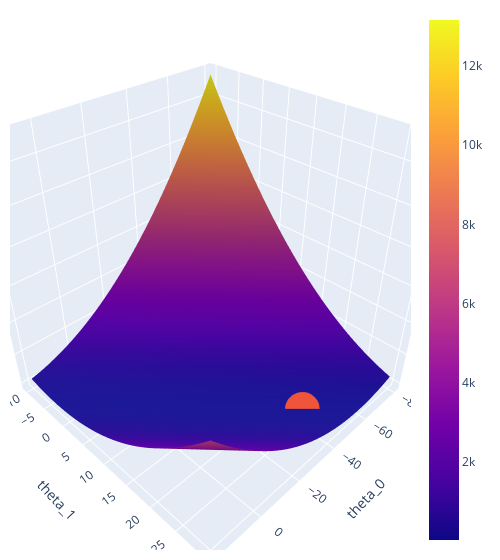

Write notebook code for a chart like this one.
### Markdown cell above
The average loss for the SLR model using L2 loss is the following:

$$
\Large
\hat{R}(\theta_0, \theta_1) = \frac{1}{n}\sum_{i=1}^n (y_i - (\theta_0 + \theta_1x))^2
$$

Note: Unlike the average loss of the constant model, which has one input, the average loss of SLR has two inputs!

### Code cell
# Run this cell to see a 3D visualization of the loss surface
import itertools
import plotly.graph_objects as go

# Calculates the MSE for a linear model given some values of theta_0 and theta_1
def mse_linear(theta_0, theta_1, data_linear):
    data_x, data_y = data_linear.iloc[:,0], data_linear.iloc[:,1]
    return np.mean(np.array([(y - (theta_0+theta_1*x)) ** 2 for x, y in zip(data_x, data_y)]), axis=0)

# Set up a grid of theta values and calculate the MSE for each
theta_0_values = np.linspace(-80, 20, 80)
theta_1_values = np.linspace(-10,30, 80)
mse_values = [mse_linear(theta_0, theta_1, data_linear) \
              for theta_0, theta_1 in itertools.product(theta_0_values, theta_1_values)]
mse_values = np.reshape(mse_values, (len(theta_0_values), len(theta_1_values)), order='F')

# Optimal point
data_x, data_y = data_linear.iloc[:,0], data_linear.iloc[:,1]
theta_1_hat = np.corrcoef(data_x, data_y)[0, 1] * np.std(data_y) / np.std(data_x)
theta_0_hat = np.mean(data_y) - theta_1_hat * np.mean(data_x)
fig_lin = go.Figure(data=[go.Surface(x=theta_0_values, y=theta_1_values, z=mse_values,name='z=MSE')])
fig_lin.add_trace(go.Scatter3d(x=[theta_0_hat], y=[theta_1_hat], \
                               z=[mse_linear(theta_0_hat, theta_1_hat, data_linear)],\
                               mode='markers', marker=dict(size=12),name='theta hat'))

fig_lin.update_layout(
    autosize=False,
    scene = dict(
                    xaxis_title='theta_0',
                    yaxis_title='theta_1',
                    zaxis_title='z=MSE'),
                    width=500,
                    margin=dict(r=20, b=10, l=10, t=10))

fig_lin.show()

### Figure 1 — Plotly figure (JSON) as saved in the notebook; plotly's stock layout.template omitted (floating-point values rounded to 4 significant figures; data arrays with more than 128 entries replaced by an {"elided": "..."} marker saying what was removed)
{"data": [{"name": "z=MSE", "type": "surface", "x": [-80.0, -78.73, -77.47, -76.2, -74.94, -73.67, -72.41, -71.14, -69.87, -68.61, -67.34, -66.08, -64.81, -63.54, -62.28, -61.01, -59.75, -58.48, -57.22, -55.95, -54.68, -53.42, -52.15, -50.89, -49.62, -48.35, -47.09, -45.82, -44.56, -43.29, -42.03, -40.76, -39.49, -38.23, -36.96, -35.7, -34.43, -33.16, -31.9, -30.63, -29.37, -28.1, -26.84, -25.57, -24.3, -23.04, -21.77, -20.51, -19.24, -17.97, -16.71, -15.44, -14.18, -12.91, -11.65, -10.38, -9.114, -7.848, -6.582, -5.316, -4.051, -2.785, -1.519, -0.2532, 1.013, 2.278, 3.544, 4.81, 6.076, 7.342, 8.608, 9.873, 11.14, 12.41, 13.67, 14.94, 16.2, 17.47, 18.73, 20.0], "y": [-10.0, -9.494, -8.987, -8.481, -7.975, -7.468, -6.962, -6.456, -5.949, -5.443, -4.937, -4.43, -3.924, -3.418, -2.911, -2.405, -1.899, -1.392, -0.8861, -0.3797, 0.1266, 0.6329, 1.139, 1.646, 2.152, 2.658, 3.165, 3.671, 4.177, 4.684, 5.19, 5.696, 6.203, 6.709, 7.215, 7.722, 8.228, 8.734, 9.241, 9.747, 10.25, 10.76, 11.27, 11.77, 12.28, 12.78, 13.29, 13.8, 14.3, 14.81, 15.32, 15.82, 16.33, 16.84, 17.34, 17.85, 18.35, 18.86, 19.37, 19.87, 20.38, 20.89, 21.39, 21.9, 22.41, 22.91, 23.42, 23.92, 24.43, 24.94, 25.44, 25.95, 26.46, 26.96, 27.47, 27.97, 28.48, 28.99, 29.49, 30.0], "z": {"elided": "80x80 float values"}}, {"marker": {"size": 12}, "mode": "markers", "name": "theta hat", "type": "scatter3d", "x": [-44.57], "y": [23.77], "z": [18.59]}], "layout": {"autosize": false, "margin": {"b": 10, "l": 10, "r": 20, "t": 10}, "scene": {"xaxis": {"title": {"text": "theta_0"}}, "yaxis": {"title": {"text": "theta_1"}}, "zaxis": {"title": {"text": "z=MSE"}}}, "width": 500}}
